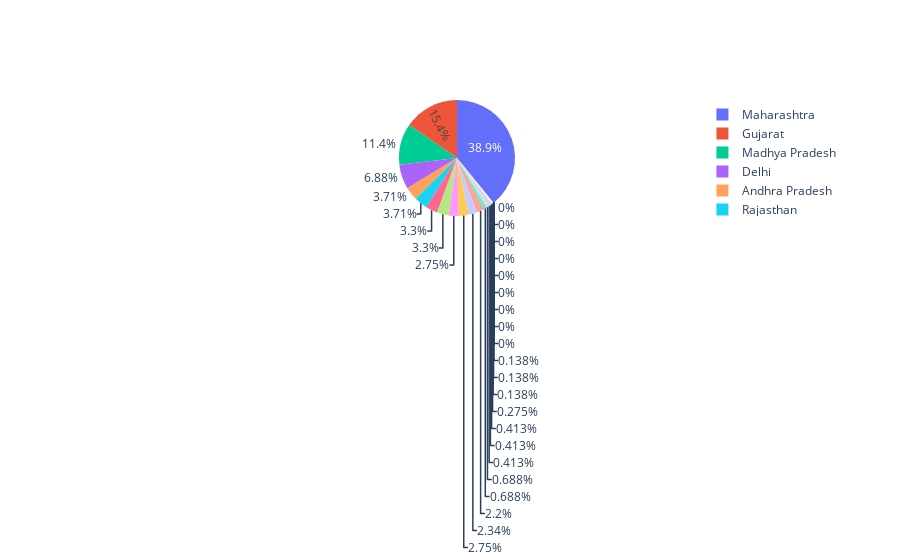

Notebook cell for this chart:
### Code cell
labels = ['Andhra Pradesh','Chhattisgarh','Delhi','Gujarat','Haryana','Himachal Pradesh','Karnataka','Kerala',
'Madhya Pradesh','Maharashtra','Odisha','Puducherry','Punjab','Rajasthan','Tamil Nadu','Telengana','Chandigarh',
'Jammu and Kashmir','Ladakh','Uttar Pradesh','Uttarakhand','West Bengal','Bihar','Mizoram','Goa','Manipur','Arunchal Pradesh',
'Assam','Tripura', 'Jharkhand','Meghalaya']
values = [27,0,50,112,3,1,17,3,83,283,1,0,16,27,20,24,0,5,0,24,0,20,2,0,0,0,0,1,5,3]

fig = go.Figure(data=[go.Pie(labels=labels, values=values)])
fig.show()

### Figure 1 — Plotly figure (JSON) as saved in the notebook; plotly's stock layout.template omitted (floating-point values rounded to 4 significant figures)
{"data": [{"labels": ["Andhra Pradesh", "Chhattisgarh", "Delhi", "Gujarat", "Haryana", "Himachal Pradesh", "Karnataka", "Kerala", "Madhya Pradesh", "Maharashtra", "Odisha", "Puducherry", "Punjab", "Rajasthan", "Tamil Nadu", "Telengana", "Chandigarh", "Jammu and Kashmir", "Ladakh", "Uttar Pradesh", "Uttarakhand", "West Bengal", "Bihar", "Mizoram", "Goa", "Manipur", "Arunchal Pradesh", "Assam", "Tripura", "Jharkhand", "Meghalaya"], "type": "pie", "values": [27, 0, 50, 112, 3, 1, 17, 3, 83, 283, 1, 0, 16, 27, 20, 24, 0, 5, 0, 24, 0, 20, 2, 0, 0, 0, 0, 1, 5, 3]}], "layout": {}}
